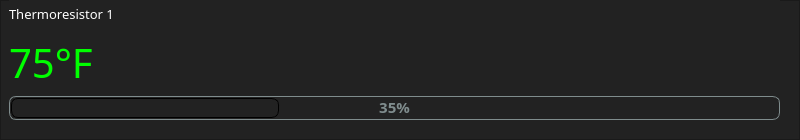
      <widget class="QFrame" name="frame_2">
       <property name="styleSheet">
        <string notr="true">QFrame {
    background: #222222
}</string>
       </property>
       <property name="frameShape">
        <enum>QFrame::StyledPanel</enum>
       </property>
       <property name="frameShadow">
        <enum>QFrame::Raised</enum>
       </property>
       <widget class="QWidget" name="verticalLayoutWidget_3">
        <property name="geometry">
         <rect>
          <x>-1</x>
          <y>-1</y>
          <width>791</width>
          <height>131</height>
         </rect>
        </property>
        <layout class="QVBoxLayout" name="verticalLayout_3">
         <property name="leftMargin">
          <number>10</number>
         </property>
         <property name="rightMargin">
          <number>10</number>
         </property>
         <property name="bottomMargin">
          <number>10</number>
         </property>
         <item>
          <widget class="QLabel" name="label_3">
           <property name="palette">
            <palette>
             <active>
              <colorrole role="WindowText">
               <brush brushstyle="SolidPattern">
                <color alpha="255">
                 <red>255</red>
                 <green>255</green>
                 <blue>255</blue>
                </color>
               </brush>
              </colorrole>
              <colorrole role="Button">
               <brush brushstyle="SolidPattern">
                <color alpha="255">
                 <red>34</red>
                 <green>34</green>
                 <blue>34</blue>
                </color>
               </brush>
              </colorrole>
              <colorrole role="Text">
               <brush brushstyle="SolidPattern">
                <color alpha="255">
                 <red>255</red>
                 <green>255</green>
                 <blue>255</blue>
                </color>
               </brush>
              </colorrole>
              <colorrole role="BrightText">
               <brush brushstyle="SolidPattern">
                <color alpha="255">
                 <red>255</red>
                 <green>255</green>
                 <blue>255</blue>
                </color>
               </brush>
              </colorrole>
              <colorrole role="Base">
               <brush brushstyle="SolidPattern">
                <color alpha="255">
                 <red>34</red>
                 <green>34</green>
                 <blue>34</blue>
                </color>
               </brush>
              </colorrole>
              <colorrole role="Window">
               <brush brushstyle="SolidPattern">
                <color alpha="255">
                 <red>34</red>
                 <green>34</green>
                 <blue>34</blue>
                </color>
               </brush>
              </colorrole>
             </active>
             <inactive>
              <colorrole role="WindowText">
               <brush brushstyle="SolidPattern">
                <color alpha="255">
                 <red>255</red>
                 <green>255</green>
                 <blue>255</blue>
                </color>
               </brush>
              </colorrole>
              <colorrole role="Button">
               <brush brushstyle="SolidPattern">
                <color alpha="255">
                 <red>34</red>
                 <green>34</green>
                 <blue>34</blue>
                </color>
               </brush>
              </colorrole>
              <colorrole role="Text">
               <brush brushstyle="SolidPattern">
                <color alpha="255">
                 <red>255</red>
                 <green>255</green>
                 <blue>255</blue>
                </color>
               </brush>
              </colorrole>
              <colorrole role="BrightText">
               <brush brushstyle="SolidPattern">
                <color alpha="255">
                 <red>255</red>
                 <green>255</green>
                 <blue>255</blue>
                </color>
               </brush>
              </colorrole>
              <colorrole role="Base">
               <brush brushstyle="SolidPattern">
                <color alpha="255">
                 <red>34</red>
                 <green>34</green>
                 <blue>34</blue>
                </color>
               </brush>
              </colorrole>
              <colorrole role="Window">
               <brush brushstyle="SolidPattern">
                <color alpha="255">
                 <red>34</red>
                 <green>34</green>
                 <blue>34</blue>
                </color>
               </brush>
              </colorrole>
             </inactive>
             <disabled>
              <colorrole role="WindowText">
               <brush brushstyle="SolidPattern">
                <color alpha="255">
                 <red>120</red>
                 <green>120</green>
                 <blue>120</blue>
                </color>
               </brush>
              </colorrole>
              <colorrole role="Button">
               <brush brushstyle="SolidPattern">
                <color alpha="255">
                 <red>34</red>
                 <green>34</green>
                 <blue>34</blue>
                </color>
               </brush>
              </colorrole>
              <colorrole role="Text">
               <brush brushstyle="SolidPattern">
                <color alpha="255">
                 <red>120</red>
                 <green>120</green>
                 <blue>120</blue>
                </color>
               </brush>
              </colorrole>
              <colorrole role="BrightText">
               <brush brushstyle="SolidPattern">
                <color alpha="255">
                 <red>255</red>
                 <green>255</green>
                 <blue>255</blue>
                </color>
               </brush>
              </colorrole>
              <colorrole role="Base">
               <brush brushstyle="SolidPattern">
                <color alpha="255">
                 <red>34</red>
                 <green>34</green>
                 <blue>34</blue>
                </color>
               </brush>
              </colorrole>
              <colorrole role="Window">
               <brush brushstyle="SolidPattern">
                <color alpha="255">
                 <red>34</red>
                 <green>34</green>
                 <blue>34</blue>
                </color>
               </brush>
              </colorrole>
             </disabled>
            </palette>
           </property>
           <property name="font">
            <font>
             <family>Quicksand</family>
             <pointsize>10</pointsize>
            </font>
           </property>
           <property name="text">
            <string>Thermoresistor 1</string>
           </property>
          </widget>
         </item>
         <item>
          <widget class="QLabel" name="label_4">
           <property name="palette">
            <palette>
             <active>
              <colorrole role="WindowText">
               <brush brushstyle="SolidPattern">
                <color alpha="255">
                 <red>0</red>
                 <green>255</green>
                 <blue>0</blue>
                </color>
               </brush>
              </colorrole>
              <colorrole role="Button">
               <brush brushstyle="SolidPattern">
                <color alpha="255">
                 <red>34</red>
                 <green>34</green>
                 <blue>34</blue>
                </color>
               </brush>
              </colorrole>
              <colorrole role="Text">
               <brush brushstyle="SolidPattern">
                <color alpha="255">
                 <red>0</red>
                 <green>255</green>
                 <blue>0</blue>
                </color>
               </brush>
              </colorrole>
              <colorrole role="BrightText">
               <brush brushstyle="SolidPattern">
                <color alpha="255">
                 <red>0</red>
                 <green>255</green>
                 <blue>0</blue>
                </color>
               </brush>
              </colorrole>
              <colorrole role="Base">
               <brush brushstyle="SolidPattern">
                <color alpha="255">
                 <red>34</red>
                 <green>34</green>
                 <blue>34</blue>
                </color>
               </brush>
              </colorrole>
              <colorrole role="Window">
               <brush brushstyle="SolidPattern">
                <color alpha="255">
                 <red>34</red>
                 <green>34</green>
                 <blue>34</blue>
                </color>
               </brush>
              </colorrole>
             </active>
             <inactive>
              <colorrole role="WindowText">
               <brush brushstyle="SolidPattern">
                <color alpha="255">
                 <red>0</red>
                 <green>255</green>
                 <blue>0</blue>
                </color>
               </brush>
              </colorrole>
              <colorrole role="Button">
               <brush brushstyle="SolidPattern">
                <color alpha="255">
                 <red>34</red>
                 <green>34</green>
                 <blue>34</blue>
                </color>
               </brush>
              </colorrole>
              <colorrole role="Text">
               <brush brushstyle="SolidPattern">
                <color alpha="255">
                 <red>0</red>
                 <green>255</green>
                 <blue>0</blue>
                </color>
               </brush>
              </colorrole>
              <colorrole role="BrightText">
               <brush brushstyle="SolidPattern">
                <color alpha="255">
                 <red>0</red>
                 <green>255</green>
                 <blue>0</blue>
                </color>
               </brush>
              </colorrole>
              <colorrole role="Base">
               <brush brushstyle="SolidPattern">
                <color alpha="255">
                 <red>34</red>
                 <green>34</green>
                 <blue>34</blue>
                </color>
               </brush>
              </colorrole>
              <colorrole role="Window">
               <brush brushstyle="SolidPattern">
                <color alpha="255">
                 <red>34</red>
                 <green>34</green>
                 <blue>34</blue>
                </color>
               </brush>
              </colorrole>
             </inactive>
             <disabled>
              <colorrole role="WindowText">
               <brush brushstyle="SolidPattern">
                <color alpha="255">
                 <red>120</red>
                 <green>120</green>
                 <blue>120</blue>
                </color>
               </brush>
              </colorrole>
              <colorrole role="Button">
               <brush brushstyle="SolidPattern">
                <color alpha="255">
                 <red>34</red>
                 <green>34</green>
                 <blue>34</blue>
                </color>
               </brush>
              </colorrole>
              <colorrole role="Text">
               <brush brushstyle="SolidPattern">
                <color alpha="255">
                 <red>120</red>
                 <green>120</green>
                 <blue>120</blue>
                </color>
               </brush>
              </colorrole>
              <colorrole role="BrightText">
               <brush brushstyle="SolidPattern">
                <color alpha="255">
                 <red>0</red>
                 <green>255</green>
                 <blue>0</blue>
                </color>
               </brush>
              </colorrole>
              <colorrole role="Base">
               <brush brushstyle="SolidPattern">
                <color alpha="255">
                 <red>34</red>
                 <green>34</green>
                 <blue>34</blue>
                </color>
               </brush>
              </colorrole>
              <colorrole role="Window">
               <brush brushstyle="SolidPattern">
                <color alpha="255">
                 <red>34</red>
                 <green>34</green>
                 <blue>34</blue>
                </color>
               </brush>
              </colorrole>
             </disabled>
            </palette>
           </property>
           <property name="font">
            <font>
             <family>Quicksand</family>
             <pointsize>30</pointsize>
            </font>
           </property>
           <property name="text">
            <string>75°F</string>
           </property>
          </widget>
         </item>
         <item>
          <widget class="QProgressBar" name="progressBar">
           <property name="palette">
            <palette>
             <active>
              <colorrole role="WindowText">
               <brush brushstyle="SolidPattern">
                <color alpha="255">
                 <red>127</red>
                 <green>140</green>
                 <blue>141</blue>
                </color>
               </brush>
              </colorrole>
              <colorrole role="Button">
               <brush brushstyle="SolidPattern">
                <color alpha="255">
                 <red>34</red>
                 <green>34</green>
                 <blue>34</blue>
                </color>
               </brush>
              </colorrole>
              <colorrole role="Text">
               <brush brushstyle="SolidPattern">
                <color alpha="255">
                 <red>127</red>
                 <green>140</green>
                 <blue>141</blue>
                </color>
               </brush>
              </colorrole>
              <colorrole role="Base">
               <brush brushstyle="SolidPattern">
                <color alpha="255">
                 <red>34</red>
                 <green>34</green>
                 <blue>34</blue>
                </color>
               </brush>
              </colorrole>
              <colorrole role="Window">
               <brush brushstyle="SolidPattern">
                <color alpha="255">
                 <red>34</red>
                 <green>34</green>
                 <blue>34</blue>
                </color>
               </brush>
              </colorrole>
             </active>
             <inactive>
              <colorrole role="WindowText">
               <brush brushstyle="SolidPattern">
                <color alpha="255">
                 <red>127</red>
                 <green>140</green>
                 <blue>141</blue>
                </color>
               </brush>
              </colorrole>
              <colorrole role="Button">
               <brush brushstyle="SolidPattern">
                <color alpha="255">
                 <red>34</red>
                 <green>34</green>
                 <blue>34</blue>
                </color>
               </brush>
              </colorrole>
              <colorrole role="Text">
               <brush brushstyle="SolidPattern">
                <color alpha="255">
                 <red>127</red>
                 <green>140</green>
                 <blue>141</blue>
                </color>
               </brush>
              </colorrole>
              <colorrole role="Base">
               <brush brushstyle="SolidPattern">
                <color alpha="255">
                 <red>34</red>
                 <green>34</green>
                 <blue>34</blue>
                </color>
               </brush>
              </colorrole>
              <colorrole role="Window">
               <brush brushstyle="SolidPattern">
                <color alpha="255">
                 <red>34</red>
                 <green>34</green>
                 <blue>34</blue>
                </color>
               </brush>
              </colorrole>
             </inactive>
             <disabled>
              <colorrole role="WindowText">
               <brush brushstyle="SolidPattern">
                <color alpha="255">
                 <red>120</red>
                 <green>120</green>
                 <blue>120</blue>
                </color>
               </brush>
              </colorrole>
              <colorrole role="Button">
               <brush brushstyle="SolidPattern">
                <color alpha="255">
                 <red>34</red>
                 <green>34</green>
                 <blue>34</blue>
                </color>
               </brush>
              </colorrole>
              <colorrole role="Text">
               <brush brushstyle="SolidPattern">
                <color alpha="255">
                 <red>120</red>
                 <green>120</green>
                 <blue>120</blue>
                </color>
               </brush>
              </colorrole>
              <colorrole role="Base">
               <brush brushstyle="SolidPattern">
                <color alpha="255">
                 <red>34</red>
                 <green>34</green>
                 <blue>34</blue>
                </color>
               </brush>
              </colorrole>
              <colorrole role="Window">
               <brush brushstyle="SolidPattern">
                <color alpha="255">
                 <red>34</red>
                 <green>34</green>
                 <blue>34</blue>
                </color>
               </brush>
              </colorrole>
             </disabled>
            </palette>
           </property>
           <property name="font">
            <font>
             <family>Quicksand</family>
             <pointsize>11</pointsize>
             <weight>75</weight>
             <bold>true</bold>
            </font>
           </property>
           <property name="styleSheet">
            <string notr="true">QProgressBar {
	border: 1px solid #7F8C8D;
	text-align: top;
	padding: 1px;
	border-radius: 7px;
	background: #222222;
	height: 15px;
	text-color: #d3d3d3
}

QProgressBar::chunk {
	background: qlineargradient(x1: 0, y1: 0,    x2: 0, y2: 1,
    stop:0 #F1F8E9, stop:1 #B4FC76);
	background: qlineargradient(x1: 0, y1: 0.2,    x2: 1, y2: 1,
    stop:0 #B4FC76, stop:1 #76FF03);
	border-radius: 7px;
	border: 1px solid black;
}</string>
           </property>
           <property name="value">
            <number>35</number>
           </property>
           <property name="alignment">
            <set>Qt::AlignCenter</set>
           </property>
          </widget>
         </item>
        </layout>
       </widget>
      </widget>
